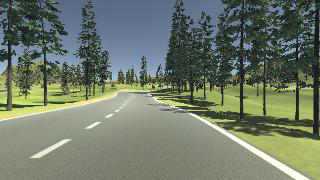
#> input picture Training/Studient/imgs/RGB.png, 320 x 180 px
$ python -i utils.py   (imports and definitions only)   (older library calls are emulated)
#> lines starting #> are read from the running program, lines starting #| are printed output that depends on the picture
import cv2, os
import numpy as np
import matplotlib.image as mpimg
import math
IMAGE_HEIGHT, IMAGE_WIDTH, IMAGE_CHANNELS = 66, 200, 1
INPUT_SHAPE = (IMAGE_HEIGHT, IMAGE_WIDTH, IMAGE_CHANNELS)

IMAGE_SHAPE = (640, 360)


######## Gradient Thresholds------------------------------------------------------------------------------------------------------

def abs_sobel_thresh(image, orient='x', sobel_kernel=3, thresh=(0, 255)):
    gray = cv2.cvtColor(image, cv2.COLOR_RGB2GRAY)
    isX = True if orient == 'x' else False
    sobel = cv2.Sobel(gray, cv2.CV_64F, isX, not isX)
    abs_sobel = np.absolute(sobel)
    scaled_sobel = np.uint8(255*abs_sobel/np.max(abs_sobel))
    grad_binary = np.zeros_like(scaled_sobel)
    grad_binary[(scaled_sobel >= thresh[0]) & (scaled_sobel <= thresh[1])] = 1

    return grad_binary

# [22 lines left out: functions mag_thresh, dir_threshold, not called in this run]

def apply_thresholds(image, ksize=5):
    gradx = abs_sobel_thresh(image, orient='x', sobel_kernel=ksize, thresh=(20, 100))
    grady = abs_sobel_thresh(image, orient='y', sobel_kernel=ksize, thresh=(20, 100))
    mag_binary = mag_thresh(image, sobel_kernel=ksize, mag_thresh=(30, 80))
    dir_binary = dir_threshold(image, sobel_kernel=ksize, thresh=(0.7, 1.2))

    combined = np.zeros_like(dir_binary)
    combined[((gradx == 1) & (grady == 1)) | ((mag_binary == 1) & (dir_binary == 1))] = 1

    return combined

##### Color Threshold #######


# [17 lines left out: functions apply_color_threshold, combine_threshold, not called in this run]

### Defining image processing method ###

def new_process(image):
    # Gradient thresholding
    gradient_combined = apply_thresholds(image)
    #cv2.imshow('Gradient', gradient_combined)

    # Color thresholding
    s_binary = apply_color_threshold(image)
    #compare_images(image, s_binary, "Original Image", "Color Threshold")

    # Combine Gradient and Color thresholding
    combined_binary = combine_threshold(s_binary, gradient_combined)
    #compare_images(image, combined_binary, "Original Image", "combined_binary")

    # combined_binary = np.repeat(combined_binary[..., np.newaxis], 1, -1)

    return combined_binary

#--------------------------------------------------------------------------------------------------------------

# [19 lines left out: functions load_image, crop, resize, not called in this run]


def preprocess(image):
    """
    Pre-process ảnh
    """
    image = new_process(image)
    image = crop(image)
    image = resize(image)

    return image.reshape(INPUT_SHAPE)

>>> import cv2
>>> picture = cv2.cvtColor(cv2.imread('../../Training/Studient/imgs/RGB.png'), cv2.COLOR_BGR2RGB)
>>> result = preprocess(picture)
#> in abs_sobel_thresh, `gray = cv2.cvtColor(image, cv2.COLOR_RGB2GRAY)`:
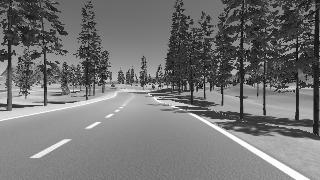
#> gray: shape (180, 320); min 1, max 255, mean 116.5
#> (the run stopped early here; a loop or call above may not have finished)
